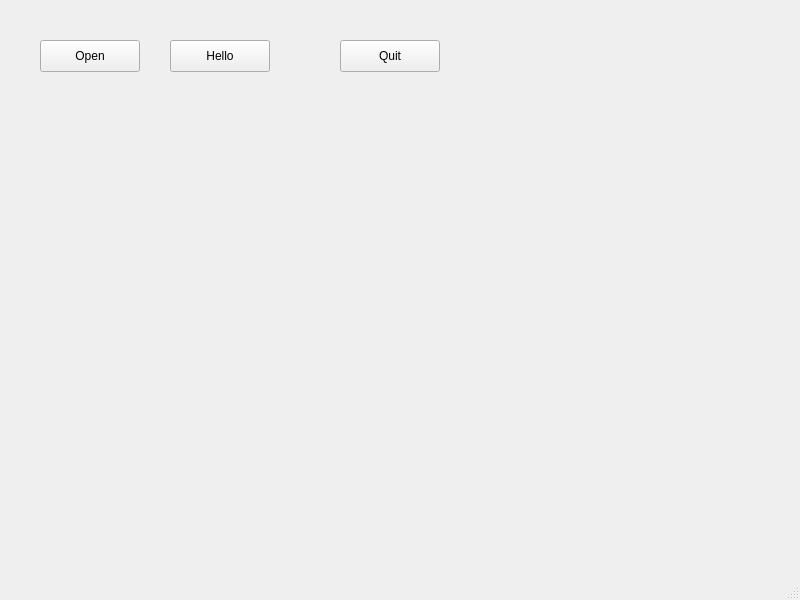
<?xml version="1.0" encoding="UTF-8"?>
<ui version="4.0">
 <class>MainWindow</class>
 <widget class="QMainWindow" name="MainWindow">
  <property name="geometry">
   <rect>
    <x>0</x>
    <y>0</y>
    <width>800</width>
    <height>600</height>
   </rect>
  </property>
  <property name="windowTitle">
   <string>MainWindow</string>
  </property>
  <widget class="QWidget" name="centralwidget">
   <widget class="QPushButton" name="pushButton">
    <property name="geometry">
     <rect>
      <x>40</x>
      <y>40</y>
      <width>100</width>
      <height>32</height>
     </rect>
    </property>
    <property name="text">
     <string>Open</string>
    </property>
   </widget>
   <widget class="QPushButton" name="pushButton_2">
    <property name="geometry">
     <rect>
      <x>170</x>
      <y>40</y>
      <width>100</width>
      <height>32</height>
     </rect>
    </property>
    <property name="text">
     <string>Hello</string>
    </property>
   </widget>
   <widget class="QPushButton" name="pushButton_3">
    <property name="geometry">
     <rect>
      <x>340</x>
      <y>40</y>
      <width>100</width>
      <height>32</height>
     </rect>
    </property>
    <property name="text">
     <string>Quit</string>
    </property>
   </widget>
  </widget>
  <widget class="QMenuBar" name="menubar">
   <property name="geometry">
    <rect>
     <x>0</x>
     <y>0</y>
     <width>800</width>
     <height>24</height>
    </rect>
   </property>
  </widget>
  <widget class="QStatusBar" name="statusbar"/>
 </widget>
 <resources/>
 <connections>
  <connection>
   <sender>pushButton_3</sender>
   <signal>released()</signal>
   <receiver>MainWindow</receiver>
   <slot>close()</slot>
   <hints>
    <hint type="sourcelabel">
     <x>436</x>
     <y>83</y>
    </hint>
    <hint type="destinationlabel">
     <x>515</x>
     <y>141</y>
    </hint>
   </hints>
  </connection>
 </connections>
</ui>
